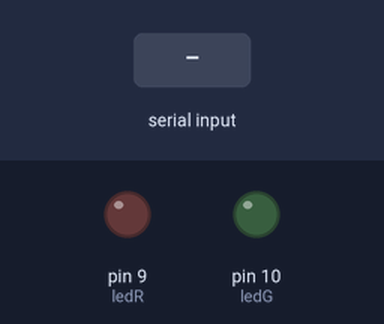
Simulated run of this sketch. Board: Arduino Uno, built with avr-gcc and run on an emulated ATmega328P. Parts: output pins drawn as LEDs (lit = HIGH). The inputs (shaded band) are chosen by the test bench. Random numbers use the default seed unless the sketch sets one; what the sketch prints to the serial monitor is not drawn.

Above: at 1.2 s.
1.3 s: "90,45\n" received over Serial
At 1.9 s:
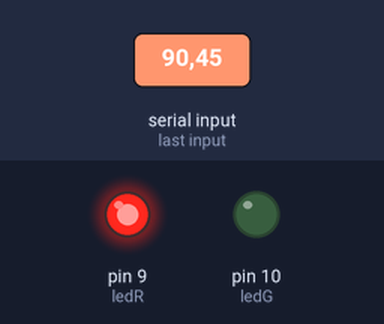
4.3 s: "30,150\n" received over Serial
Timing chart, 0 to 12.8 s (numbered marks = the images above; inputs shaded):
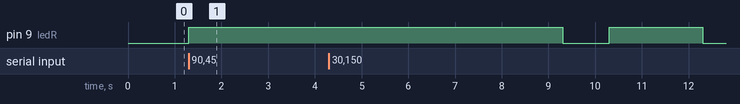

Measured:
- after the input at 1.3 s, pin 9 (ledR): LOW → HIGH at once

The sketch:

10_random_led.ino
```cpp
void printRandom();

int randomNum = 0;  //랜덤으로 만들어진 수
int chkNum = 0;     //내가 입력한 수

int ledR = 9, ledG = 10;

void setup() {

  pinMode(ledR, OUTPUT);
  pinMode(ledG, OUTPUT);

  Serial.begin(9600);
  //아날로그핀 0번을 seed값으로 초기화 한다
  randomSeed(analogRead(A0));


  printRandom();

}

void loop() {
  // 시리얼 버퍼에 데이터가 존재하는지 확인
  if (Serial.available()) {
    chkNum = Serial.parseInt();


    if (randomNum == chkNum) {
      Serial.print(chkNum);
      Serial.print(" : ");
      Serial.println("일치");

      digitalWrite(ledG, HIGH);
      delay(2000);
      digitalWrite(ledG, LOW);

      printRandom();


    } else if (randomNum != chkNum) {
      Serial.print(chkNum);
      Serial.print(" : ");
      Serial.println("다름");

      digitalWrite(ledR, HIGH);
      delay(2000);
      digitalWrite(ledR, LOW);
    }
  }
}


// 반복되는 코드를 함수로 만든다
void printRandom(){

      Serial.println();
      Serial.println("Making Random Number ... ");
      Serial.println("Let's Start !!!");
      //1~9 까지수에서 난수를 만든다
      randomNum = random(1, 10);

}
```
